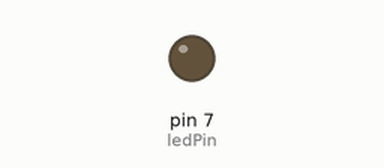
Bench run of a sketch on a simulated Arduino Uno, built with avr-gcc and run on an emulated ATmega328P. On the bench: output pins drawn as LEDs (lit = HIGH). Dashed ring = blinking. At 2.0 s the program stops and its outputs stay as they are.

Above: at 0.5 s.
At 1.75 s:
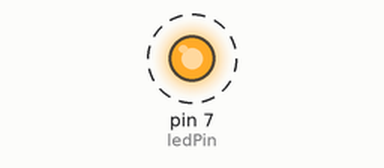
Timing chart, 0 to 3.0 s (numbered marks = the images above):
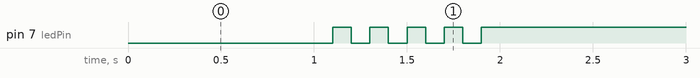

Measured:
- by itself, pin 7 (ledPin): alternates HIGH for 0.10 s and LOW for 0.10 s, 9 changes in all, then stays HIGH

The sketch:

05_practice_2.ino
```cpp
int ledPin = 7;

void setup() {
  pinMode(ledPin, OUTPUT);
}

void loop() {
  digitalWrite(ledPin, LOW);
  delay(1000);

  for (int i = 0; i < 5; i++) {
    digitalWrite(ledPin, LOW);
    delay(100);
    digitalWrite(ledPin, HIGH);
    delay(100);
  }

  digitalWrite(ledPin, HIGH);


  while (1) {

  }
}
```
